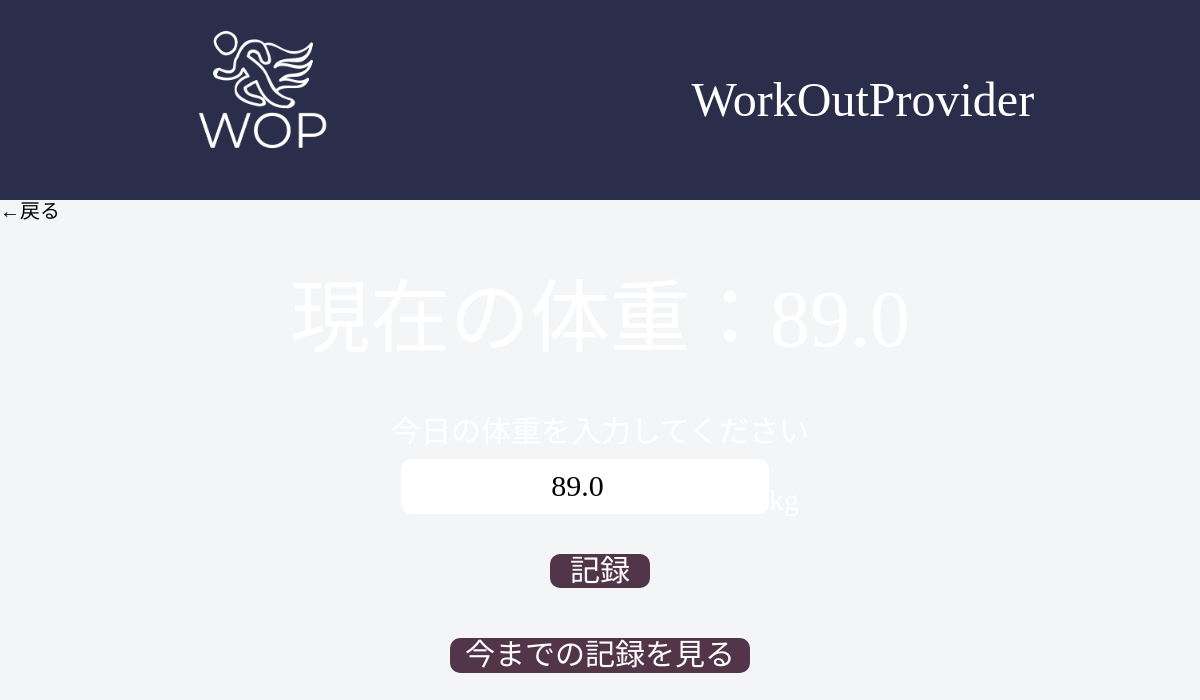
The page /workout/changeweight/ (signed in) on the database as committed earlier.
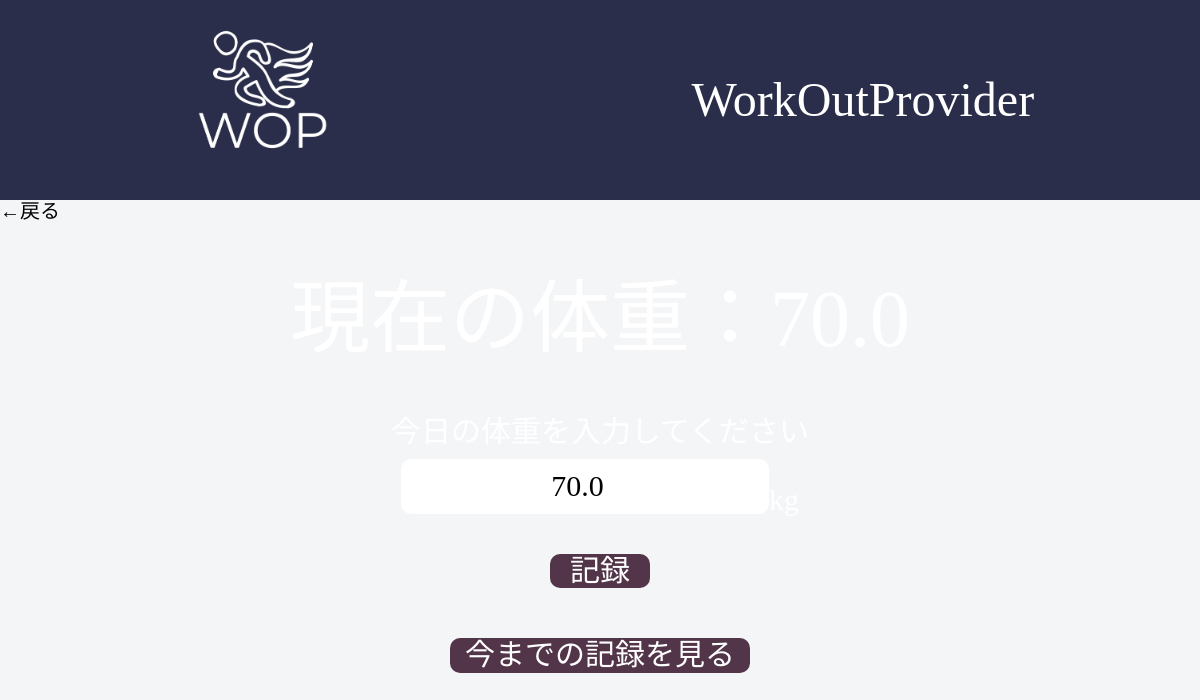
The same page on the database as committed later.
### workout/models.py (models this page shows, shortened)
class CustomUser(AbstractUser):
    height = models.FloatField()
    weight = models.FloatField()
    REQUIRED_FIELDS = ["height", "weight"]

### workout/views.py (the view)
# urls.py: path('changeweight/', views.UserWightChangeView.as_view(), name='changeweight'),
class UserWightChangeView(LoginRequiredMixin, UpdateView):
    model = CustomUser
    fields = ('weight',)
    template_name = 'workout/recordweight.html'
    success_url = '/workout/changeweight/'
    def get_context_data(self, **kwargs):
        context = super().get_context_data(**kwargs)
        context['users'] = CustomUser.objects.exclude(username=self.request.user.username)
        return context
    def get_object(self):
        return self.request.user

### templates/workout/recordweight.html (shortened to what this page needs)
{% extends './base.html' %}
{% load static %}
{% load widget_tweaks %}
{% block content %}
<div class="back-btn"><a href="{% url 'workout:user' %}">&#8592;戻る</a></div>
<div class="weight-container">
  <div class="now-weight">
    <h2>現在の体重：{{ user.weight | floatformat:1}}</h2>
    <p>今日の体重を入力してください</p>
  </div>
  <form method="post" novalidate>
    <p>{{ form.weight | add_class:"weight-record"}}<span class="span">kg</span></p>
    <div>
      <button type="submit" class="btn btn-success">記録</button>
    </div>
  </form>
  <div class="all-weight-btn">
    <p>今までの記録を見る</p>
  </div>
</div>
{% endblock %}

Rows that differ between the two databases and show on the page:
changed CustomUser: weight "89.0" → "70.0"
